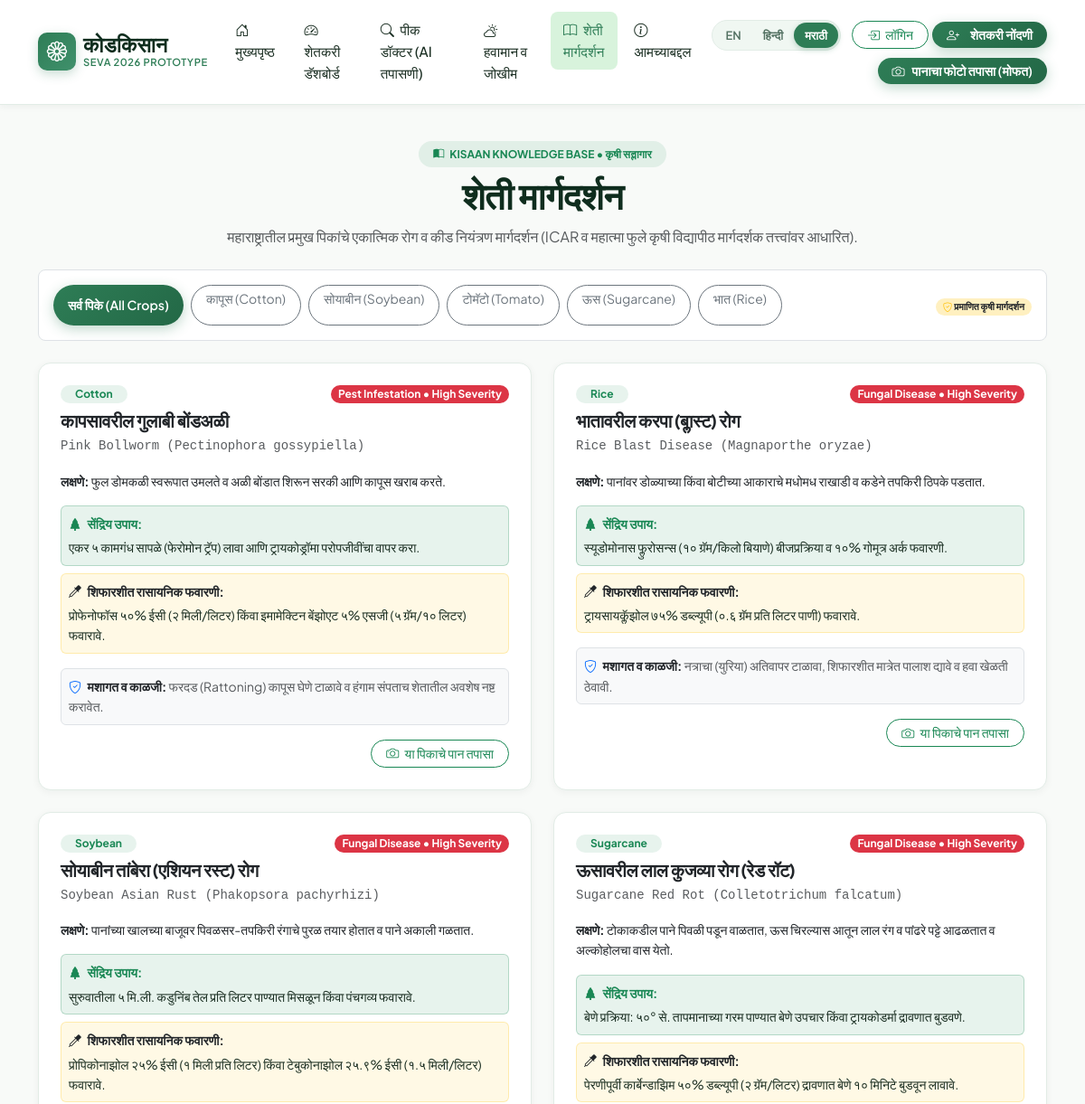
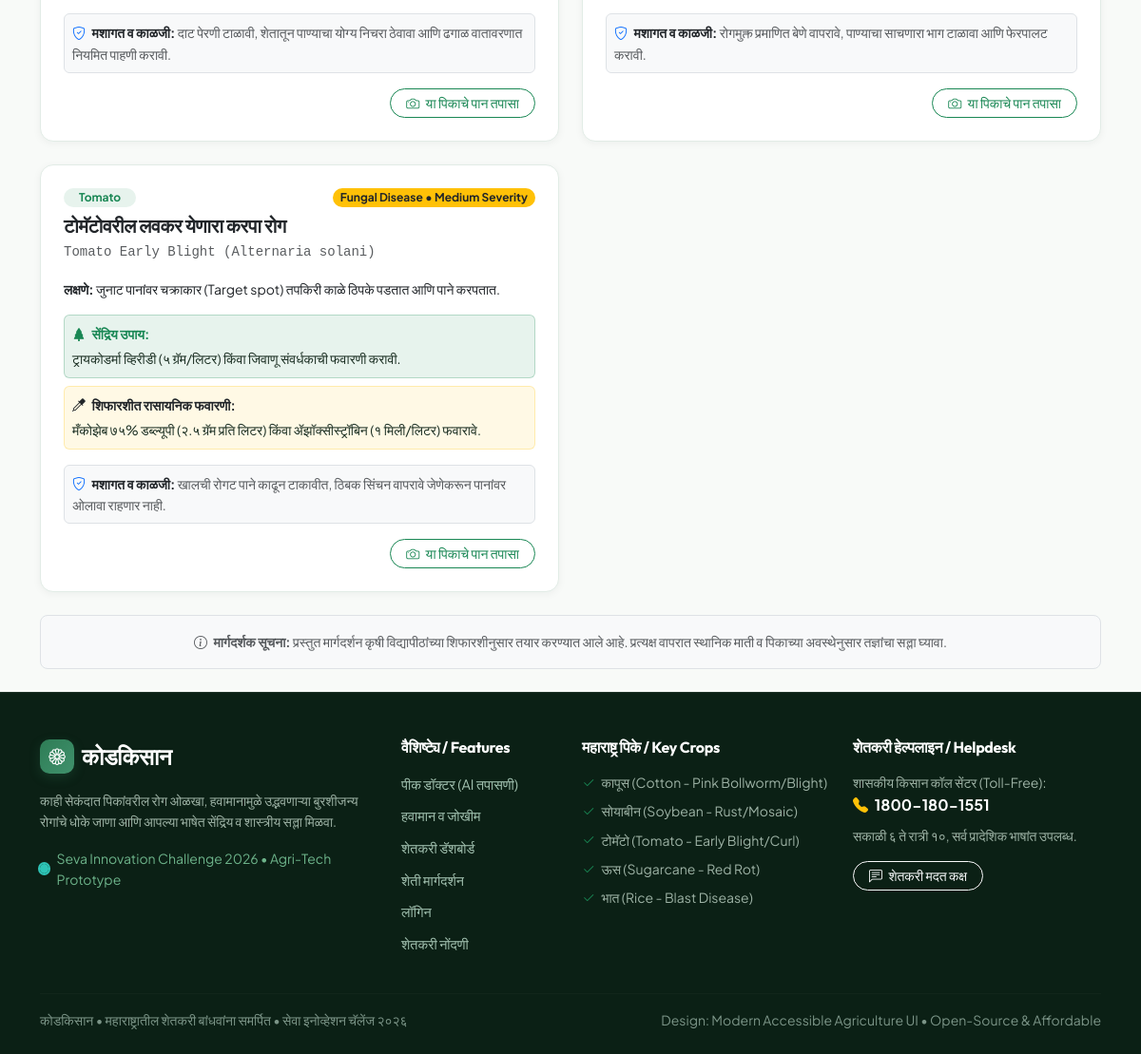
The page /advisory on the database its author committed (2 pictures, top to bottom).
### tables this page shows
CREATE TABLE advisory_items (
        id INTEGER PRIMARY KEY AUTOINCREMENT,
        crop TEXT NOT NULL,
        category TEXT NOT NULL,
        severity TEXT NOT NULL,
        title_en TEXT NOT NULL,
        title_hi TEXT NOT NULL,
        title_mr TEXT NOT NULL,
        description_en TEXT NOT NULL,
        description_hi TEXT NOT NULL,
        description_mr TEXT NOT NULL,
        organic_remedy_en TEXT,
        organic_remedy_hi TEXT,
        organic_remedy_mr TEXT,
        chemical_remedy_en TEXT,
        chemical_remedy_hi TEXT,
        chemical_remedy_mr TEXT,
        prevention_en TEXT,
        prevention_hi TEXT,
        prevention_mr TEXT
    );

### app/routes/advisory.py (the view)
@advisory_bp.route("/advisory")
def view_advisory():
    selected_crop = request.args.get("crop", "").strip()
    conn = get_db_connection()
    if selected_crop:
        advisories = conn.execute(
            "SELECT * FROM advisory_items WHERE LOWER(crop) = LOWER(?) ORDER BY id ASC",
            (selected_crop,)
        ).fetchall()
    else:
        advisories = conn.execute("SELECT * FROM advisory_items ORDER BY crop ASC, id ASC").fetchall()
    conn.close()
    return render_template(
        "advisory.html",
        active_page="advisory",
        advisories=advisories,
        selected_crop=selected_crop
    )

### app/database.py (called while the page is built)
def get_db_connection():
    conn = sqlite3.connect(Config.DB_PATH)
    conn.row_factory = sqlite3.Row
    return conn

### app/services/translation.py (called while the page is built)
def get_text(key, lang="mr", default=None):
    if key in TRANSLATIONS:
        return TRANSLATIONS[key].get(lang, TRANSLATIONS[key].get("en", default or key))
    return default or key

### app/templates/advisory.html (shortened to what this page needs)
{% extends "base.html" %}
{% block content %}
<div class="container py-4">
    <div class="text-center max-w-700 mx-auto mb-4">
        <span class="badge bg-success bg-opacity-10 text-success rounded-pill px-3 py-2 fw-bold mb-2">
            <i class="bi bi-book-half me-1"></i> KISAAN KNOWLEDGE BASE • कृषी सल्लागार
        </span>
        <h1 class="display-6 fw-bold mb-2">{{ t('nav_advisory') }}</h1>
        <p class="text-muted">
            महाराष्ट्रातील प्रमुख पिकांचे एकात्मिक रोग व कीड नियंत्रण मार्गदर्शन (ICAR व महात्मा फुले कृषी विद्यापीठ
            मार्गदर्शक तत्त्वांवर आधारित).
        </p>
    </div>
    <div class="d-flex flex-wrap justify-content-between align-items-center gap-3 mb-4 p-3 bg-white rounded-3 border">
        <div class="d-flex flex-wrap gap-2">
            <a href="{{ url_for('advisory.view_advisory') }}"
                class="btn btn-sm {% if not selected_crop %}btn-kisaan-primary{% else %}btn-outline-secondary{% endif %} rounded-pill px-3">
                सर्व पिके (All Crops)
            </a>
            <a href="{{ url_for('advisory.view_advisory', crop='Cotton') }}"
                class="btn btn-sm {% if selected_crop|lower == 'cotton' %}btn-kisaan-primary{% else %}btn-outline-secondary{% endif %} rounded-pill px-3">
                कापूस (Cotton)
            </a>
            <a href="{{ url_for('advisory.view_advisory', crop='Soybean') }}"
                class="btn btn-sm {% if selected_crop|lower == 'soybean' %}btn-kisaan-primary{% else %}btn-outline-secondary{% endif %} rounded-pill px-3">
                सोयाबीन (Soybean)
            </a>
            <a href="{{ url_for('advisory.view_advisory', crop='Tomato') }}"
                class="btn btn-sm {% if selected_crop|lower == 'tomato' %}btn-kisaan-primary{% else %}btn-outline-secondary{% endif %} rounded-pill px-3">
                टोमॅटो (Tomato)
            </a>
            <a href="{{ url_for('advisory.view_advisory', crop='Sugarcane') }}"
                class="btn btn-sm {% if selected_crop|lower == 'sugarcane' %}btn-kisaan-primary{% else %}btn-outline-secondary{% endif %} rounded-pill px-3">
                ऊस (Sugarcane)
            </a>
            <a href="{{ url_for('advisory.view_advisory', crop='Rice') }}"
                class="btn btn-sm {% if selected_crop|lower == 'rice' %}btn-kisaan-primary{% else %}btn-outline-secondary{% endif %} rounded-pill px-3">
                भात (Rice)
            </a>
        </div>
        <div class="small text-muted">
            <span class="badge bg-warning bg-opacity-25 text-dark rounded-pill px-2 py-1">
                <i class="bi bi-shield-check text-warning"></i> प्रमाणित कृषी मार्गदर्शन
            </span>
        </div>
    </div>
    <div class="row g-4 mb-4">
        {% for item in advisories %}
        <div class="col-lg-6">
            <div class="kisaan-card h-100 p-4">
                <div class="d-flex justify-content-between align-items-start mb-2">
                    <span class="badge bg-success bg-opacity-10 text-success rounded-pill px-3 py-1 fw-bold">
                        {{ item.crop }}
                    </span>
                    <span
                        class="badge bg-{{ 'danger' if item.severity == 'High' else 'warning text-dark' }} rounded-pill px-2 py-1 small">
                        {{ item.category }} • {{ item.severity }} Severity
                    </span>
                </div>
                <h4 class="h5 fw-bold text-dark mb-1">
                    {{ item.title_mr }}
                </h4>
                <div class="small text-muted font-monospace mb-3">
                    {{ item.title_en }}
                </div>
                <p class="text-dark small mb-3">
                    <strong>लक्षणे:</strong> {{ item.description_mr }}
                </p>
                <div class="row g-2 mb-3">
                    <div class="col-12">
                        <div class="p-2 rounded bg-success bg-opacity-10 border border-success border-opacity-25 small">
                            <strong class="text-success d-block mb-1"><i class="bi bi-tree-fill me-1"></i> सेंद्रिय
                                उपाय:</strong>
                            {{ item.organic_remedy_mr }}
                        </div>
                    </div>
                    <div class="col-12">
                        <div class="p-2 rounded bg-warning bg-opacity-10 border border-warning border-opacity-25 small">
                            <strong class="text-dark d-block mb-1"><i class="bi bi-eyedropper me-1"></i> शिफारशीत
                                रासायनिक फवारणी:</strong>
                            {{ item.chemical_remedy_mr }}
                        </div>
                    </div>
                </div>
                <div class="p-2 rounded bg-light border small text-muted">
                    <strong class="text-dark"><i class="bi bi-shield-check text-primary me-1"></i> मशागत व
                        काळजी:</strong>
                    {{ item.prevention_mr }}
                </div>
                <div class="mt-3 text-end">
                    <a href="{{ url_for('disease.scan_page') }}"
                        class="btn btn-sm btn-outline-success rounded-pill px-3">
                        <i class="bi bi-camera me-1"></i> या पिकाचे पान तपासा
                    </a>
                </div>
            </div>
        </div>
        {% endfor %}
    </div>
    <div class="p-3 bg-light rounded-3 border text-center small text-muted">
        <i class="bi bi-info-circle me-1"></i>
        <strong>मार्गदर्शक सूचना:</strong> प्रस्तुत मार्गदर्शन कृषी विद्यापीठांच्या शिफारशीनुसार तयार करण्यात आले आहे.
        प्रत्यक्ष वापरात स्थानिक माती व पिकाच्या अवस्थेनुसार तज्ञांचा सल्ला घ्यावा.
    </div>
</div>
{% endblock %}

### app/static/css/style.css (style rules this page uses)
:root { --kisaan-deep: #0f2d1e; --kisaan-emerald: #1b4d3e; --kisaan-leaf: #2e7d56; --kisaan-fresh: #40916c; --kisaan-sage: #74c69d; --kisaan-mint: #d8f3dc; --kisaan-sand: #fefae0; --kisaan-amber: #e76f51; --kisaan-ochre: #e9c46a; --kisaan-bg: #f8faf8; --kisaan-card: #ffffff; --kisaan-text: #1a2e22; --kisaan-text-muted: #537162; --kisaan-border: #e2ece6; --kisaan-shadow-sm: 0 2px 8px rgba(15, 45, 30, 0.05); --kisaan-shadow-md: 0 8px 24px rgba(15, 45, 30, 0.08); --kisaan-shadow-lg: 0 16px 36px rgba(15, 45, 30, 0.12); --kisaan-radius: 14px; }
body { font-family: 'Plus Jakarta Sans', -apple-system, BlinkMacSystemFont, sans-serif; background-color: var(--kisaan-bg); color: var(--kisaan-text); line-height: 1.6; min-height: 100vh; display: flex; flex-direction: column; }
h1, h2, h3, h4, h5, h6, .brand-font { font-family: 'Outfit', sans-serif; font-weight: 700; color: var(--kisaan-deep); letter-spacing: -0.02em; }
.btn-kisaan-primary { background: linear-gradient(135deg, #2e7d56, #236846); color: #ffffff; font-weight: 600; padding: 0.75rem 1.6rem; border-radius: 10px; border: none; box-shadow: 0 4px 14px rgba(46, 125, 86, 0.3); transition: all 0.25s ease; display: inline-flex; align-items: center; gap: 0.5rem; }
.kisaan-card { background: var(--kisaan-card); border: 1px solid var(--kisaan-border); border-radius: var(--kisaan-radius); box-shadow: var(--kisaan-shadow-sm); transition: transform 0.25s ease, box-shadow 0.25s ease; overflow: hidden; }

### rows shown on the page
advisory_items: crop "Cotton", category "Pest Infestation", severity "High", title_mr "कापसावरील गुलाबी बोंडअळी", title_en "Pink Bollworm (Pectinophora gossypiella)", description_mr "फुल डोमकळी स्वरूपात उमलते व अळी बोंडात शिरून सरकी आणि कापूस खराब करते.", organic_remedy_mr "एकर ५ कामगंध सापळे (फेरोमोन ट्रॅप) लावा आणि ट्रायकोड्रॉमा परोपजीवींचा वापर करा.", chemical_remedy_mr "प्रोफेनोफॉस ५०% ईसी (२ मिली/लिटर) किंवा इमामेक्टिन बेंझोएट ५% एसजी (५ ग्रॅम/१० लिटर) फवारावे.", prevention_mr "फरदड (Rattoning) कापूस घेणे टाळावे व हंगाम संपताच शेतातील अवशेष नष्ट करावेत."
advisory_items: crop "Rice", category "Fungal Disease", severity "High", title_mr "भातावरील करपा (ब्लास्ट) रोग", title_en "Rice Blast Disease (Magnaporthe oryzae)", description_mr "पानांवर डोळ्याच्या किंवा बोटीच्या आकाराचे मधोमध राखाडी व कडेने तपकिरी ठिपके पडतात.", organic_remedy_mr "स्यूडोमोनास फ्लुरोसन्स (१० ग्रॅम/किलो बियाणे) बीजप्रक्रिया व १०% गोमूत्र अर्क फवारणी.", chemical_remedy_mr "ट्रायसायक्लॅझोल ७५% डब्ल्यूपी (०.६ ग्रॅम प्रति लिटर पाणी) फवारावे.", prevention_mr "नत्राचा (युरिया) अतिवापर टाळावा, शिफारशीत मात्रेत पालाश द्यावे व हवा खेळती ठेवावी."
advisory_items: crop "Soybean", category "Fungal Disease", severity "High", title_mr "सोयाबीन तांबेरा (एशियन रस्ट) रोग", title_en "Soybean Asian Rust (Phakopsora pachyrhizi)", description_mr "पानांच्या खालच्या बाजूवर पिवळसर-तपकिरी रंगाचे पुरळ तयार होतात व पाने अकाली गळतात.", organic_remedy_mr "सुरुवातीला ५ मि.ली. कडुनिंब तेल प्रति लिटर पाण्यात मिसळून किंवा पंचगव्य फवारावे.", chemical_remedy_mr "प्रोपिकोनाझोल २५% ईसी (१ मिली प्रति लिटर) किंवा टेबुकोनाझोल २५.९% ईसी (१.५ मिली/लिटर) फवारावे.", prevention_mr "दाट पेरणी टाळावी, शेतातून पाण्याचा योग्य निचरा ठेवावा आणि ढगाळ वातावरणात नियमित पाहणी करावी."
advisory_items: crop "Sugarcane", category "Fungal Disease", severity "High", title_mr "ऊसावरील लाल कुजव्या रोग (रेड रॉट)", title_en "Sugarcane Red Rot (Colletotrichum falcatum)", description_mr "टोकाकडील पाने पिवळी पडून वाळतात, ऊस चिरल्यास आतून लाल रंग व पांढरे पट्टे आढळतात व अल्कोहोलचा वास येतो.", organic_remedy_mr "बेणे प्रक्रिया: ५०° से. तापमानाच्या गरम पाण्यात बेणे उपचार किंवा ट्रायकोडर्मा द्रावणात बुडवणे.", chemical_remedy_mr "पेरणीपूर्वी कार्बेन्डाझिम ५०% डब्ल्यूपी (२ ग्रॅम/लिटर) द्रावणात बेणे १० मिनिटे बुडवून लावावे.", prevention_mr "रोगमुक्त प्रमाणित बेणे वापरावे, पाण्याचा साचणारा भाग टाळावा आणि फेरपालट करावी."
advisory_items: crop "Tomato", category "Fungal Disease", severity "Medium", title_mr "टोमॅटोवरील लवकर येणारा करपा रोग", title_en "Tomato Early Blight (Alternaria solani)", description_mr "जुनाट पानांवर चक्राकार (Target spot) तपकिरी काळे ठिपके पडतात आणि पाने करपतात.", organic_remedy_mr "ट्रायकोडर्मा व्हिरीडी (५ ग्रॅम/लिटर) किंवा जिवाणू संवर्धकाची फवारणी करावी.", chemical_remedy_mr "मँकोझेब ७५% डब्ल्यूपी (२.५ ग्रॅम प्रति लिटर) किंवा ॲझॉक्सीस्ट्रॉबिन (१ मिली/लिटर) फवारावे.", prevention_mr "खालची रोगट पाने काढून टाकावीत, ठिबक सिंचन वापरावे जेणेकरून पानांवर ओलावा राहणार नाही."

### other values the page prints
{{ t('app_name') }} "कोडकिसान"
{{ t('nav_home') }} "मुख्यपृष्ठ"
{{ t('nav_dashboard') }} "शेतकरी डॅशबोर्ड"
{{ t('nav_disease') }} "पीक डॉक्टर (AI तपासणी)"
{{ t('nav_weather') }} "हवामान व जोखीम"
{{ t('nav_advisory') }} "शेती मार्गदर्शन"
{{ t('nav_about') }} "आमच्याबद्दल"
{{ t('nav_login', 'लॉगिन') }} "लॉगिन"
{{ t('nav_register', 'नोंदणी') }} "शेतकरी नोंदणी"
{{ t('cta_scan_now') }} "पानाचा फोटो तपासा (मोफत)"
{{ t('hero_subtitle') }} "काही सेकंदात पिकांवरील रोग ओळखा, हवामानामुळे उद्भवणाऱ्या बुरशीजन्य रोगांचे धोके जाणा आणि आपल्या भाषेत सेंद्रिय व शास्त्रीय सल्ला मिळवा."
{{ t('nav_login', 'शेतकरी लॉगिन') }} "लॉगिन"
{{ t('nav_register', 'नवीन नोंदणी') }} "शेतकरी नोंदणी"
{{ t('nav_contact') }} "शेतकरी मदत कक्ष"
{{ t('footer_text') }} "कोडकिसान • महाराष्ट्रातील शेतकरी बांधवांना समर्पित • सेवा इनोव्हेशन चॅलेंज २०२६"
